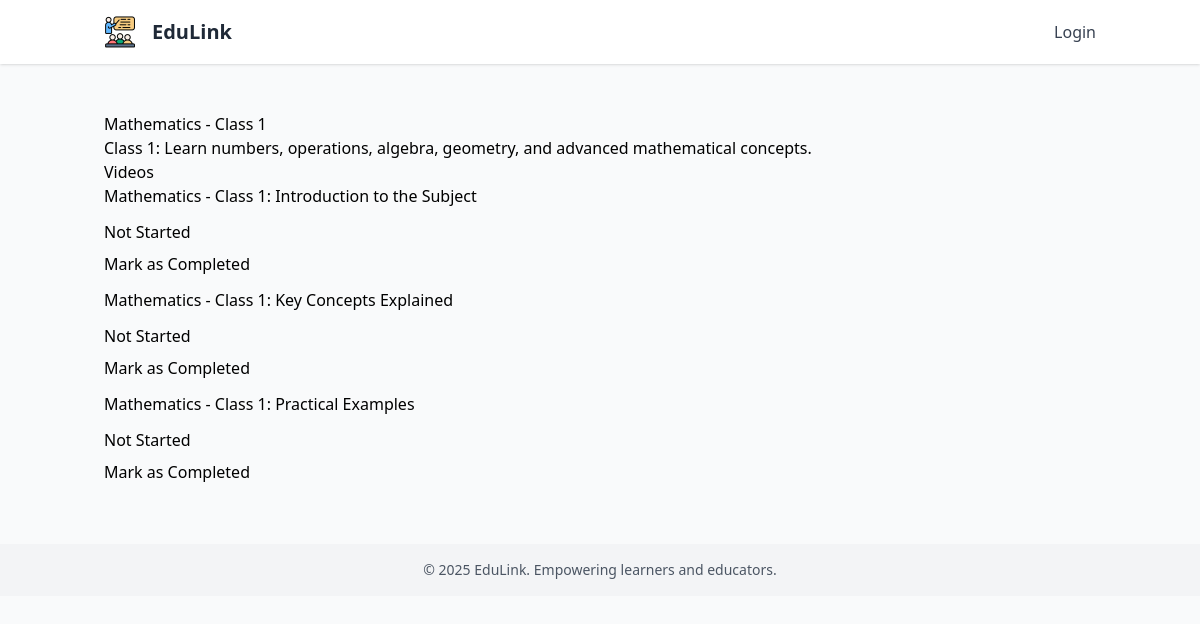
The app's page /student/course/1/watch with its own data.
### app/models.py (models this page shows)
class Course(db.Model):
    id = db.Column(db.Integer, primary_key=True)
    title = db.Column(db.String(100), nullable=False)
    description = db.Column(db.Text, nullable=False)
    class_level = db.Column(db.Integer, nullable=False)
    volunteer_id = db.Column(db.Integer, db.ForeignKey('user.id'), nullable=False)

class Video(db.Model):
    id = db.Column(db.Integer, primary_key=True)
    title = db.Column(db.String(200), nullable=False)
    url = db.Column(db.String(300), nullable=False)
    course_id = db.Column(db.Integer, db.ForeignKey('course.id'), nullable=False)

### app/routes/student.py (the view)
@student_bp.route('/course/<int:course_id>/watch')
def watch_course(course_id):
    course = Course.query.get_or_404(course_id)
    videos = Video.query.filter_by(course_id=course_id).all()
    return render_template('watch_course.html', course=course, videos=videos)

### app/templates/watch_course.html (shortened to what this page needs)
{% extends "base.html" %}
{% block content %}
<div class="container mt-4">
    <h1>{{ course.title }}</h1>
    <p>{{ course.description }}</p>
    <div class="row">
        <div class="col-md-8">
            {% if videos %}
                <h3>Videos</h3>
                {% for video in videos %}
                <div class="card mb-3" id="video-card-{{ video.id }}">
                    <div class="card-body">
                        <h5 class="card-title">{{ video.title }}</h5>
                        {% set youtube_id = video.url.split('embed/')[-1].split('?')[0] if 'youtube.com/embed/' in video.url else none %}
                        <div id="completion-status-{{ video.id }}" class="mb-2">
                            <span class="badge badge-secondary">Not Started</span>
                        </div>
                        <form method="POST" action="{{ url_for('student.complete_video', video_id=video.id) }}" style="display: inline;">
                            <button type="submit" class="btn btn-success btn-sm" id="manual-complete-{{ video.id }}">
                                Mark as Completed
                            </button>
                        </form>
                    </div>
                </div>
                {% endfor %}
            {% else %}
                <p>No videos available for this course yet.</p>
            {% endif %}
        </div>
    </div>
</div>
{% endblock %}

### records on screen
Course: title "Mathematics - Class 1", description "Class 1: Learn numbers, operations, algebra, geometry, and advanced mathematical concepts."
Video: title "Mathematics - Class 1: Introduction to the Subject"
Video: title "Mathematics - Class 1: Key Concepts Explained"
Video: title "Mathematics - Class 1: Practical Examples"
